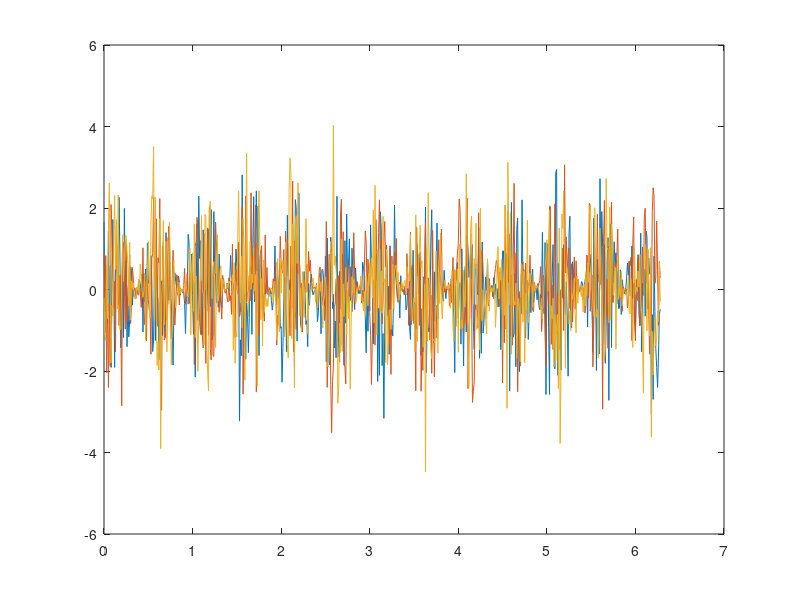

Reproduce this figure in MATLAB.
% 2.2. Harmonic processes
disp("== 2.2. Harmonic processes ==");

N = 10000; % number of simulations

%%

disp("Plot 3 realizations of Z(t) for t = 0:0.01:2π");

% X and Y independent normal rv's with μ_X = μ_Y = 0 and σ²_X = σ²_Y = 1.
% Z = X*cos(2πt) + Y*sin(2πt)
% Three realizations of Z with t = 0:0.01:2π

t = 0:0.01:2*pi;
X = normrnd(0,1,3,length(t));
Y = normrnd(0,1,3,length(t));
Z = Y.*cos(2*pi*t) + Y.*sin(2*pi*t);

figure(1);
plot(t,Z(1,:), t,Z(2,:), t,Z(3,:));

disp(" ");


